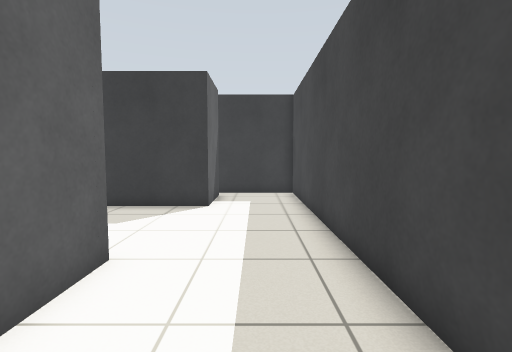
View 1 (above)

20 first-person views from a walk through a robot-simulator world made for Gazebo. The camera is 0.94 m above the floor, tilts 4° down and sees 85° across. The floor is counted in squares, 0.5 m on a side. Each view is taken from the middle of a square. On the plan, view 1 faces up. The plan holds only what a view shows up to about 16 squares ahead; the rest is blank. The place goes on beyond the plan.

View 2
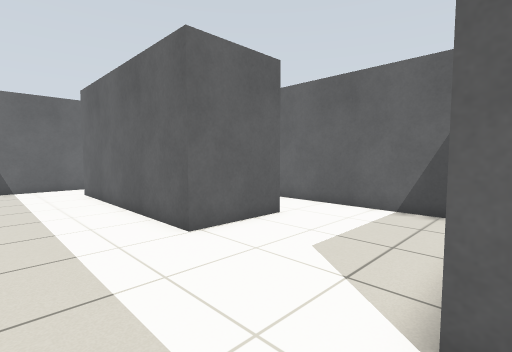

View 3
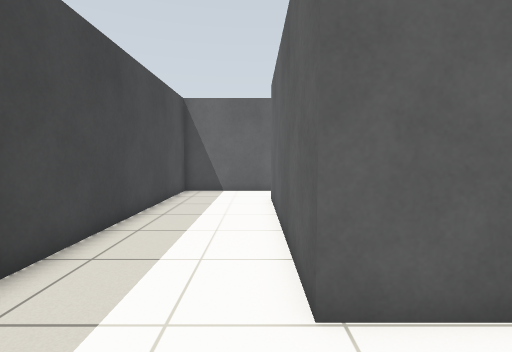

View 4
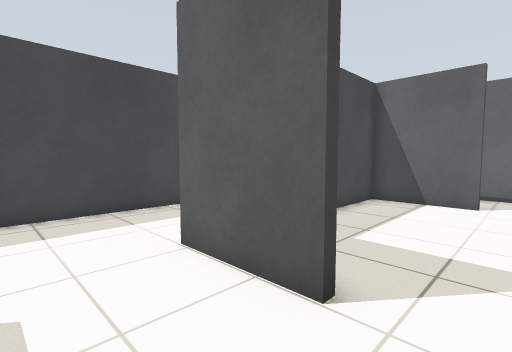

View 5
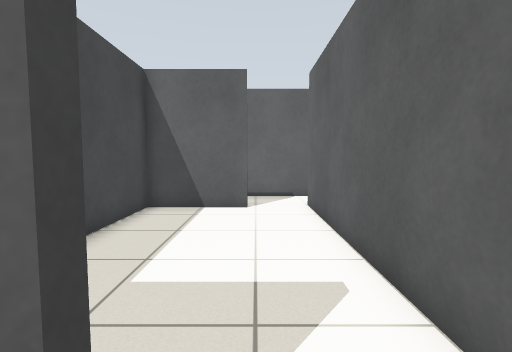

View 6
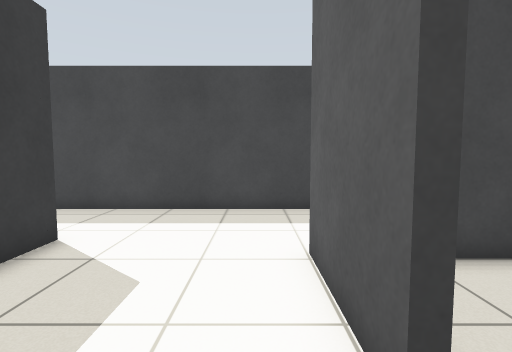

View 7
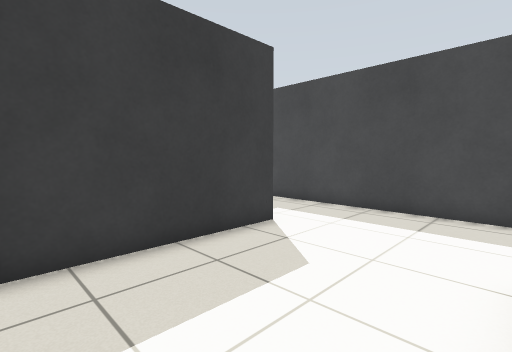

View 8
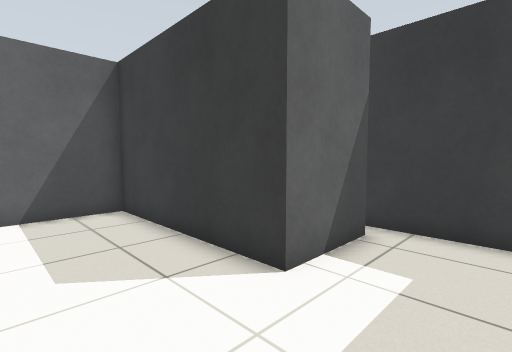

View 9
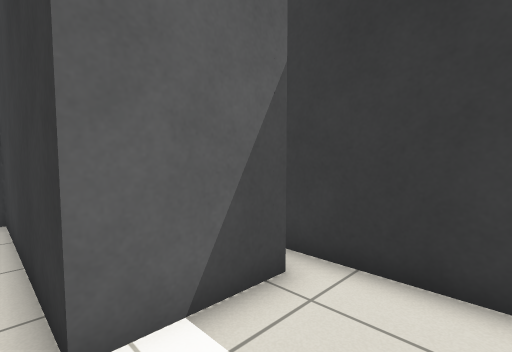

View 10
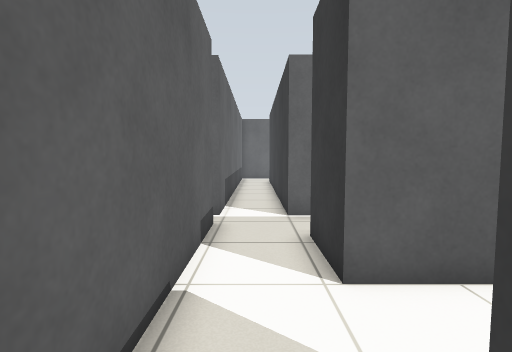

View 11
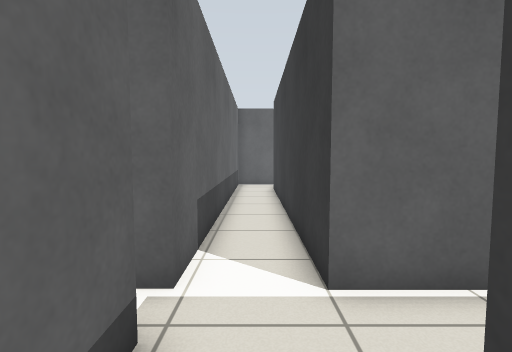

View 12
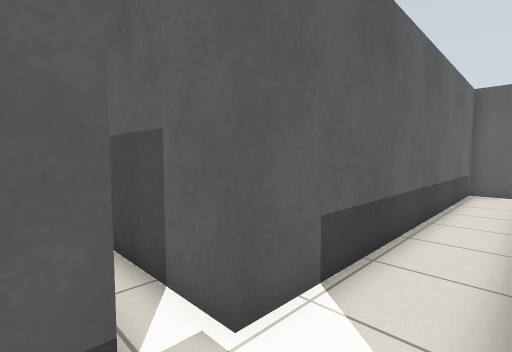

View 13
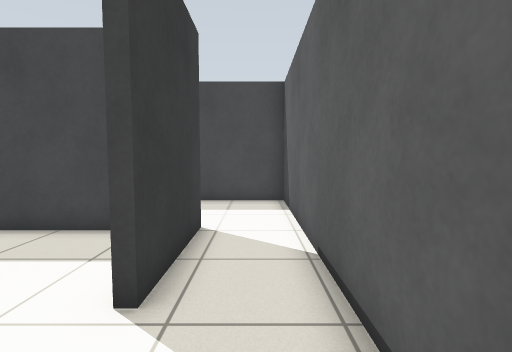

View 14
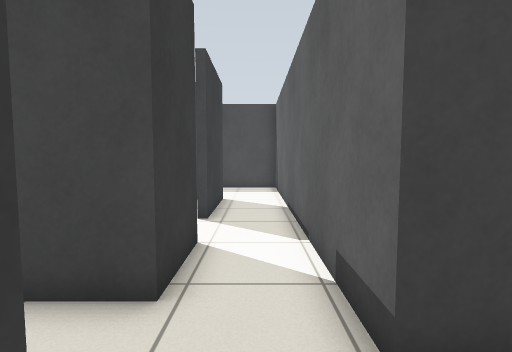

View 15
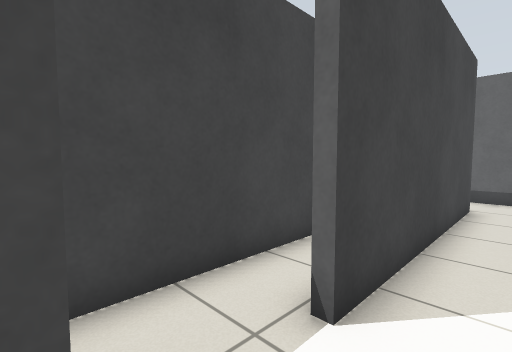

View 16
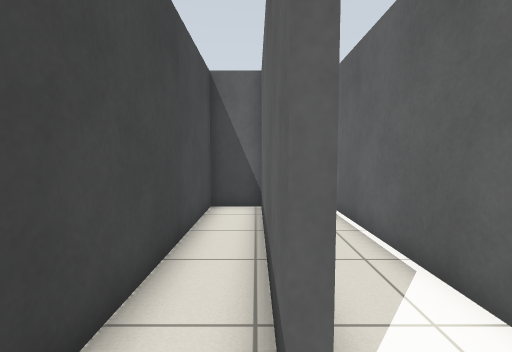

View 17
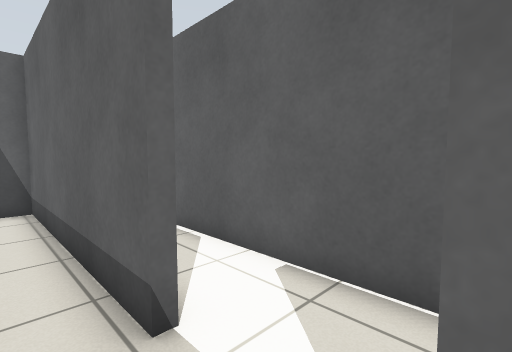

View 18
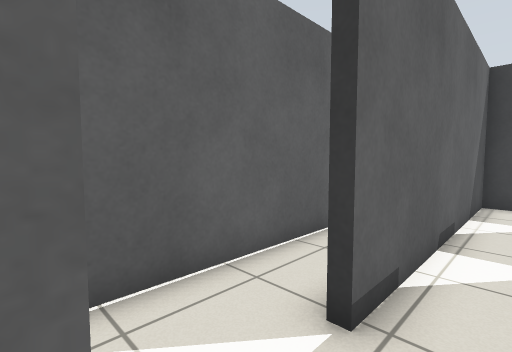

View 19
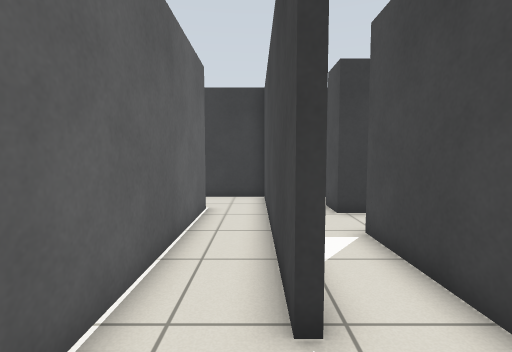

View 20
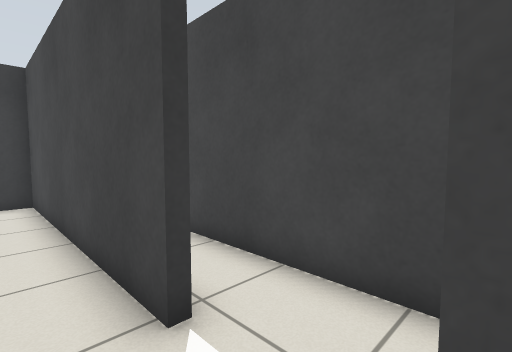

### Floor plan
Points are (right, up) in squares from view 1. A wall is a line through its corners. A room is listed if a view was taken in it or the views show most of it. See-through windows are left out.
Room 1 (views 1, 2, 3, 4, 5, 6, 8, 9)
walls: (-6.3, 5) (-2.7, 5) (-2.7, -4.5); (-1.8, 13.5) (-1.8, 10.5) (-9, 10.5) (-9, 5.5); (-2.6, -7.2) (1.9, -7.2) (1.9, 14.4) (-2.6, 14.4)
ways out: opening at (-7.5, 5) to room 2; opening at (-3, -6) to room 3
Room 2 (view 7)
walls: (-6.7, -4.2) (-3, -4.2) (-3, 2.4); (-9, 5.5) (-9, -3.5)
ways out: opening at (-7.5, 5) to room 1; opening at (-7.5, -4.5) to room 3
Room 3 (views 10, 11, 12, 13, 15, 16, 19, 20)
walls: (-9, -3.5) (-9, -4.7) (-11.5, -4.7) (-11.5, 4.3) (-11.2, 4.3); (-11.5, 6.6) (-11.5, 14.5); (-13.8, -7.2) (-13.8, -10); (-12.7, -8.3) (-12.7, -7.2) (-2.6, -7.2); (-2.7, -4.5) (-6.7, -4.5) (-6.7, -4.2); (-13.8, 14.1) (-13.8, -5)
ways out: opening at (-3, -6) to room 1; opening at (-7.5, -4.5) to room 2; opening at (-14, -6) to room 4; opening at (-11, 5.5) to room 5; opening at (-13, 15)
Room 4 (view 14)
walls: (-28.6, -5.6) (-28.6, -7.2) (-13.8, -7.2); (-13.8, -5) (-25.9, -5)
ways out: opening at (-14, -6) to room 3
Room 5 (views 17, 18)
walls: (-11.2, 4.3) (-11.2, -4.4) (-9.3, -4.4) (-9.3, 10.9); (-8.3, 13.2) (-9.3, 13.2) (-9.3, 14.8); (-11.2, 15.5) (-11.2, 6.8)
ways out: opening at (-11, 5.5) to room 3; opening at (-10, 15)

Positions as (right, up) in squares from view 1, and headings:
1: (0, 0), facing up
2: (1, 11), facing down-left
3: (-2, 8), facing down
4: (-8, 8), facing down-right
5: (-7, 6), facing down
6: (-8, 6), facing right
7: (-8, 5), facing up-right
8: (1, 7), facing up-left
9: (1, 10), facing up-left
10: (-5, -6), facing left
11: (-10, -6), facing left
12: (-12, -5), facing down-left
13: (-10, -6), facing right
14: (-15, -6), facing right
15: (-13, 7), facing down-right
16: (-11, 6), facing down
17: (-10, 7), facing down-left
18: (-10, 4), facing up-left
19: (-12, 4), facing up
20: (-13, 4), facing up-right
